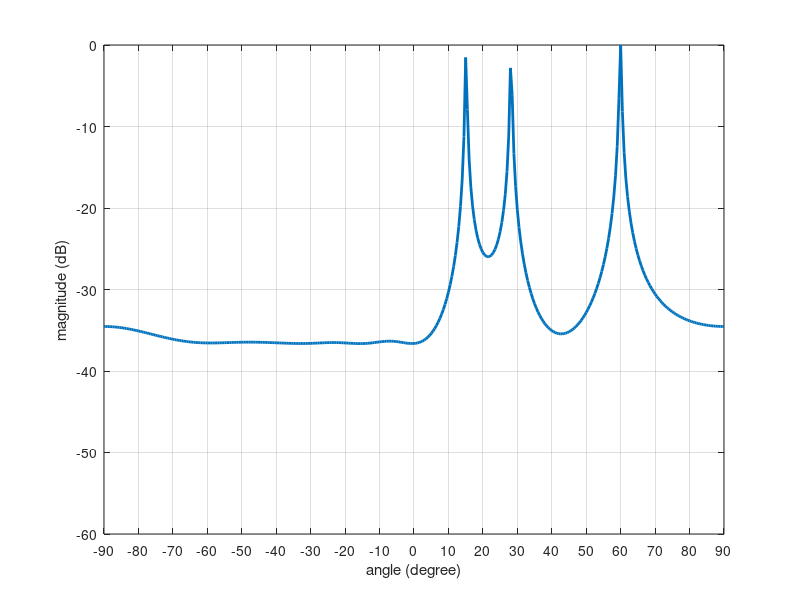

MATLAB code to generate this figure:
clear all
close all
derad = pi/180; %角度->弧度
radeg = 180/pi; %弧度->角度
twpi = 2*pi;
kelm = 8;       %阵元个数     
dd = 0.5;       %阵元间距       
d=0:dd:(kelm-1)*dd;     
iwave = 3;      %信源数             
theta = [15 28 60];  %波达方向/待估计角度为15 28 60
%这个程序里面待估计角度是设置好的。实际应用中不应该是不知道角度去估计这个角度么？那如何生成导向矩阵A？
%实际不用，接收的数据直接为X(t)，公式中是将接收数据分解为A*S+N，所以才需要生成导向矩阵。
%导向矢量不用去生成。这是接收天线本身的属性，实际中我们只要输出。仿真中需要生成导向矢量是因为我们需要模拟天线接收到的信号，所以会给出角度。
snr = 10;            %信噪比
n = 500;             %快拍数或者称为采样数
A=exp(-1i*twpi*d.'*sin(theta*derad));    %方向向量,.'转置，'共轭转置
S=randn(iwave,n);    %信源信号，正态分布随机矩阵
X=A*S;               %接收信号
X1=awgn(X,snr,'measured');  %添加高斯白噪声
Rxx=X1*X1'/n;        %计算协方差矩阵
[EV,D]=eig(Rxx);     %计算Rxx的特征值对应的对角阵D和特征向量构成的矩阵EV
EVA=diag(D)';        %diag抽取矩阵对角线元素
[EVA,I]=sort(EVA);   %特征值从小到大排序，sort只能从小到大排列
EVA=fliplr(EVA);     %特征值左右翻转，从大到小序
EV=fliplr(EV(:,I));  %对应特征向量排序

%构造MUSIC谱函数
for iang = 1:361
        angle(iang)=(iang-181)/2;
        phim=derad*angle(iang);
        a=exp(-1i*twpi*d*sin(phim)).';
        L=iwave;    
        En=EV(:,L+1:kelm);     %得到噪声子空间
        SP(iang)=(a'*a)/(a'*En*En'*a);
end

%作图
SP=abs(SP);
SPmax=max(SP);
SP=10*log10(SP/SPmax);
h=plot(angle,SP);
set(h,'Linewidth',2)
xlabel('angle (degree)')
ylabel('magnitude (dB)')
axis([-90 90 -60 0])
set(gca, 'XTick',(-90:10:90))
grid on  
